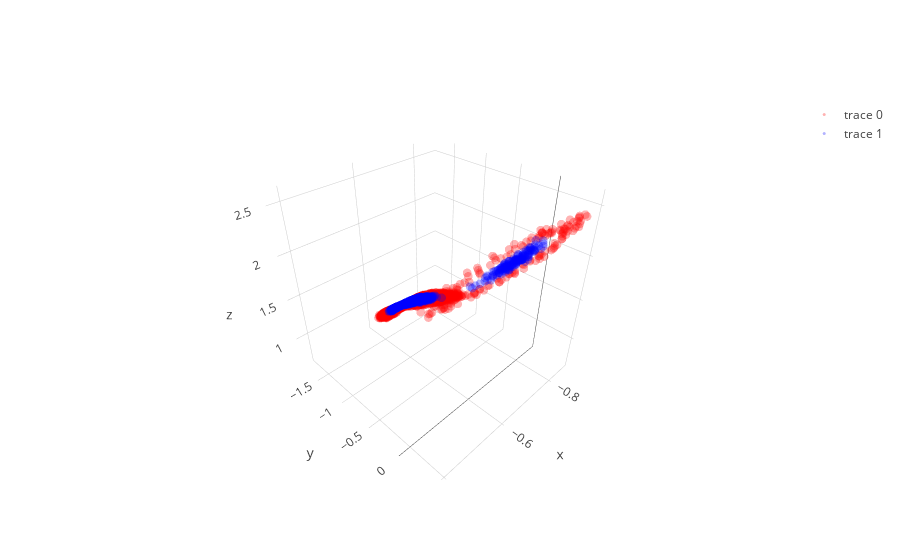
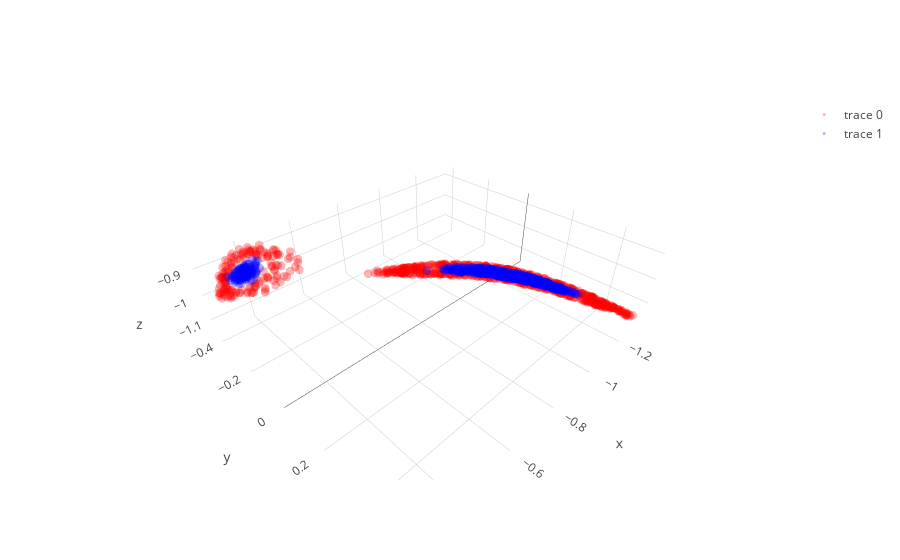
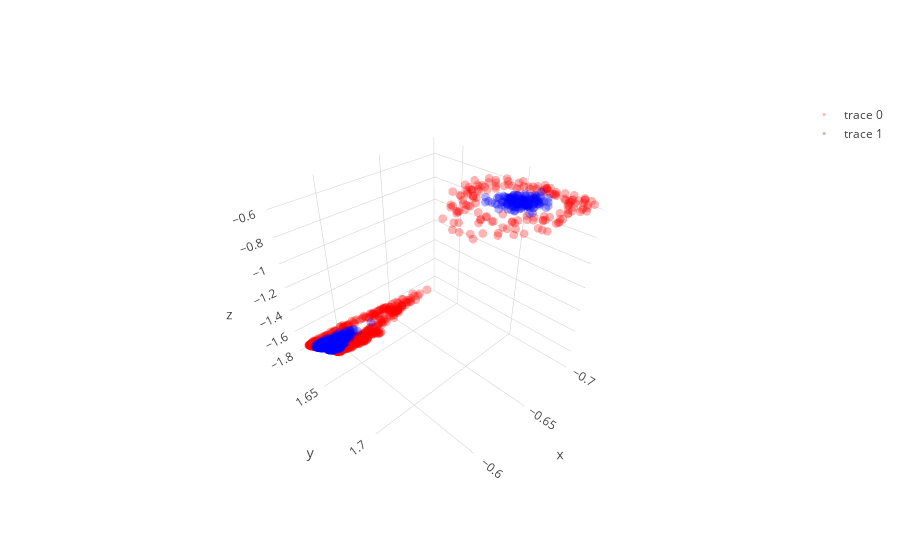

The code cell stored with these charts, in order, in its notebook:
### Code cell
layer1,layer1_var = l1.feed_non(X)
layer2,layer2_var = l2.feed_non(layer1)
layer3,layer3_var = l3.feed_non(layer2)
layer4,layer4_var = l4.feed_linear(layer3)

show_3D(layer1)  
show_3D(layer2)    
show_3D(layer3)   

plt.figure(figsize=(8,6))
plt.scatter(layer4[y==0, 0], np.zeros((len(dsad)//2,1)), color='red',  alpha=0.1)
plt.scatter(layer4[y==1, 0], np.zeros((len(dsad)//2,1)), color='blue', alpha=0.1)
plt.show()

### Figure 1 — Plotly figure (JSON) as saved in the notebook; plotly's stock layout.template omitted (floating-point values rounded to 4 significant figures; data arrays with more than 128 entries replaced by an {"elided": "..."} marker saying what was removed)
{"data": [{"line": {"color": "red", "width": 0.5}, "marker": {"opacity": 0.3, "size": 3}, "mode": "markers", "type": "scatter3d", "uid": "12506a18-7917-42db-b720-296ded4ce3d9", "x": {"elided": "650 float values"}, "y": {"elided": "650 float values"}, "z": {"elided": "650 float values"}}, {"line": {"color": "blue", "width": 0.5}, "marker": {"opacity": 0.3, "size": 3}, "mode": "markers", "type": "scatter3d", "uid": "921c55da-651d-4987-aeff-7b2820ce51dd", "x": {"elided": "650 float values"}, "y": {"elided": "650 float values"}, "z": {"elided": "650 float values"}}], "layout": {}}

### Figure 2 — Plotly figure (JSON) as saved in the notebook; plotly's stock layout.template omitted (floating-point values rounded to 4 significant figures; data arrays with more than 128 entries replaced by an {"elided": "..."} marker saying what was removed)
{"data": [{"line": {"color": "red", "width": 0.5}, "marker": {"opacity": 0.3, "size": 3}, "mode": "markers", "type": "scatter3d", "uid": "327ff47b-8420-4a3d-9847-518086252a3c", "x": {"elided": "650 float values"}, "y": {"elided": "650 float values"}, "z": {"elided": "650 float values"}}, {"line": {"color": "blue", "width": 0.5}, "marker": {"opacity": 0.3, "size": 3}, "mode": "markers", "type": "scatter3d", "uid": "ad02ccdc-7573-4141-aab4-d871ae065bc9", "x": {"elided": "650 float values"}, "y": {"elided": "650 float values"}, "z": {"elided": "650 float values"}}], "layout": {}}

### Figure 3 — Plotly figure (JSON) as saved in the notebook; plotly's stock layout.template omitted (floating-point values rounded to 4 significant figures; data arrays with more than 128 entries replaced by an {"elided": "..."} marker saying what was removed)
{"data": [{"line": {"color": "red", "width": 0.5}, "marker": {"opacity": 0.3, "size": 3}, "mode": "markers", "type": "scatter3d", "uid": "442b99c1-a983-4cc1-8f41-0b7b78c5e060", "x": {"elided": "650 float values"}, "y": {"elided": "650 float values"}, "z": {"elided": "650 float values"}}, {"line": {"color": "blue", "width": 0.5}, "marker": {"opacity": 0.3, "size": 3}, "mode": "markers", "type": "scatter3d", "uid": "a3c481fa-149e-4318-bd0d-92028d84d0e8", "x": {"elided": "650 float values"}, "y": {"elided": "650 float values"}, "z": {"elided": "650 float values"}}], "layout": {}}
